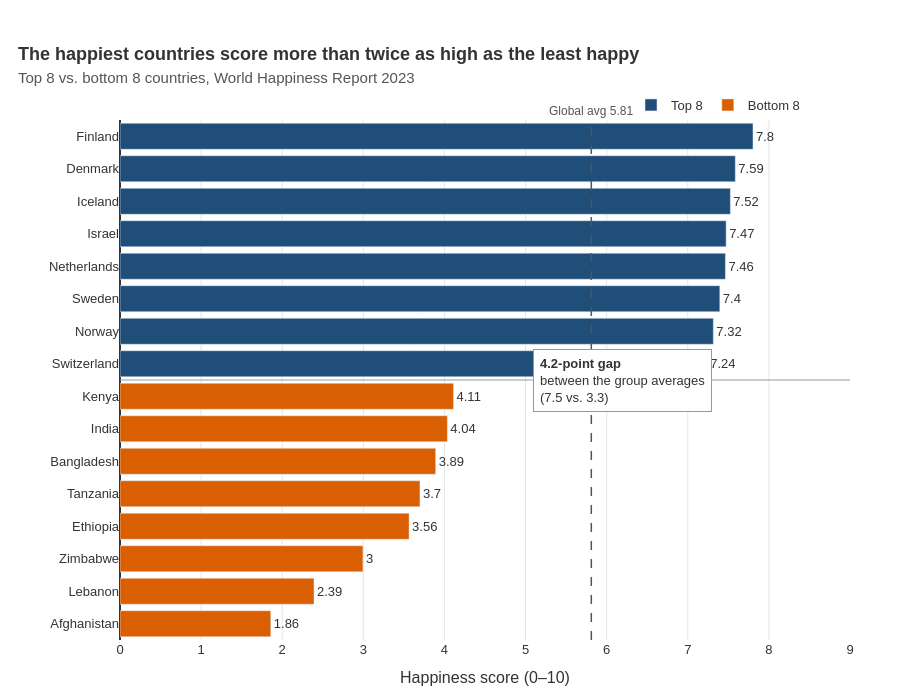

The notebook cell saved with this chart:
### Markdown cell above
---
## Task 2 — Bottom vs. Top: A Contrast Story

**What to build:** A bar chart that highlights the **gap between the happiest and least happy countries**, focusing on a specific insight.

**Requirements:**
- Show the **top 8 AND bottom 8 countries** together (16 bars total)
- Use **colour** to distinguish the two groups (not Plotly's default rainbow)
- Add a **visual separator or annotation** that emphasises the gap
- Insight title that tells the story of the gap

**Hint:** Use `pd.concat([df.nlargest(8,'Happiness_Score'), df.nsmallest(8,'Happiness_Score')])` to get both groups.

**Stretch goal:** Add a vertical reference line showing the global average.

### Code cell
# Task 2: Top 8 vs. Bottom 8 contrast
# ------------------------------------

# Step 1: Get top and bottom countries
top8 = df.nlargest(8, 'Happiness_Score').copy()
top8['Group'] = 'Top 8'
bottom8 = df.nsmallest(8, 'Happiness_Score').copy()
bottom8['Group'] = 'Bottom 8'

combined = pd.concat([bottom8, top8]).sort_values('Happiness_Score')
global_avg = df['Happiness_Score'].mean()
print(f"Global average: {global_avg:.2f}")

# Step 2: Build your chart
# YOUR CODE HERE

# Step 2: Build your chart
color_map = {'Top 8': '#1f4e79', 'Bottom 8': '#d95f02'}
fig = go.Figure(go.Bar(
    x=combined['Happiness_Score'], y=combined['Country'], orientation='h',
    marker_color=combined['Group'].map(color_map),
    text=combined['Happiness_Score'].round(2), textposition='outside',
    cliponaxis=False, showlegend=False))

# Legend entries for the two groups (dummy traces)
for g, c in color_map.items():
    fig.add_trace(go.Bar(x=[None], y=[None], orientation='h', name=g, marker_color=c))

# Stretch goal: global average reference line
fig.add_vline(x=global_avg, line_dash='dash', line_color='#555', line_width=1.5)
fig.add_annotation(x=global_avg, y=1.0, yref='paper', yanchor='bottom',
                   text=f'Global avg {global_avg:.2f}', showarrow=False,
                   font=dict(size=12, color='#555'))

# Visual separator between the two groups (between bar 8 and 9)
fig.add_hline(y=7.5, line_color='#999', line_width=1)

# Annotation emphasising the gap
gap = top8['Happiness_Score'].mean() - bottom8['Happiness_Score'].mean()
fig.add_annotation(
    x=6.2, y=7.5, xref='x', yref='y', showarrow=False, align='left',
    text=f'<b>{gap:.1f}-point gap</b><br>between the group averages<br>'
         f'({top8["Happiness_Score"].mean():.1f} vs. {bottom8["Happiness_Score"].mean():.1f})',
    bgcolor='white', bordercolor='#999', borderwidth=1, borderpad=6,
    font=dict(size=13))

fig.update_layout(
    title=dict(text='<b>The happiest countries score more than twice as high as the least happy</b><br>'
                    '<span style="font-size:15px;color:#555">Top 8 vs. bottom 8 countries, '
                    'World Happiness Report 2023</span>',
               x=0.02, xanchor='left'),
    xaxis=dict(range=[0, 9], title='Happiness score (0–10)',
               gridcolor='#e6e6e6', zeroline=True, zerolinecolor='#333'),
    yaxis=dict(title=None),
    plot_bgcolor='white', paper_bgcolor='white',
    font=dict(family='Arial', size=13, color='#333'),
    legend=dict(orientation='h', yanchor='bottom', y=1.0, x=0.7),
    margin=dict(t=120, l=120, r=50, b=60),
    height=700, width=900)

fig.show()

### Figure 1 — Plotly figure (JSON) as saved in the notebook; plotly's stock layout.template omitted (floating-point values rounded to 4 significant figures)
{"data": [{"cliponaxis": false, "marker": {"color": ["#d95f02", "#d95f02", "#d95f02", "#d95f02", "#d95f02", "#d95f02", "#d95f02", "#d95f02", "#1f4e79", "#1f4e79", "#1f4e79", "#1f4e79", "#1f4e79", "#1f4e79", "#1f4e79", "#1f4e79"]}, "orientation": "h", "showlegend": false, "text": [1.86, 2.39, 3.0, 3.56, 3.7, 3.89, 4.04, 4.11, 7.24, 7.32, 7.4, 7.46, 7.47, 7.52, 7.59, 7.8], "textposition": "outside", "type": "bar", "x": [1.859, 2.392, 2.995, 3.564, 3.698, 3.892, 4.036, 4.112, 7.24, 7.315, 7.395, 7.464, 7.473, 7.525, 7.586, 7.804], "y": ["Afghanistan", "Lebanon", "Zimbabwe", "Ethiopia", "Tanzania", "Bangladesh", "India", "Kenya", "Switzerland", "Norway", "Sweden", "Netherlands", "Israel", "Iceland", "Denmark", "Finland"]}, {"marker": {"color": "#1f4e79"}, "name": "Top 8", "orientation": "h", "type": "bar", "x": [null], "y": [null]}, {"marker": {"color": "#d95f02"}, "name": "Bottom 8", "orientation": "h", "type": "bar", "x": [null], "y": [null]}], "layout": {"annotations": [{"font": {"color": "#555", "size": 12}, "showarrow": false, "text": "Global avg 5.81", "x": 5.811, "y": 1, "yanchor": "bottom", "yref": "paper"}, {"align": "left", "bgcolor": "white", "bordercolor": "#999", "borderpad": 6, "borderwidth": 1, "font": {"size": 13}, "showarrow": false, "text": "<b>4.2-point gap</b><br>between the group averages<br>(7.5 vs. 3.3)", "x": 6.2, "xref": "x", "y": 7.5, "yref": "y"}], "font": {"color": "#333", "family": "Arial", "size": 13}, "height": 700, "legend": {"orientation": "h", "x": 0.7, "y": 1, "yanchor": "bottom"}, "margin": {"b": 60, "l": 120, "r": 50, "t": 120}, "paper_bgcolor": "white", "plot_bgcolor": "white", "shapes": [{"line": {"color": "#555", "dash": "dash", "width": 1.5}, "type": "line", "x0": 5.811, "x1": 5.811, "xref": "x", "y0": 0, "y1": 1, "yref": "y domain"}, {"line": {"color": "#999", "width": 1}, "type": "line", "x0": 0, "x1": 1, "xref": "x domain", "y0": 7.5, "y1": 7.5, "yref": "y"}], "title": {"text": "<b>The happiest countries score more than twice as high as the least happy</b><br><span style=\"font-size:15px;color:#555\">Top 8 vs. bottom 8 countries, World Happiness Report 2023</span>", "x": 0.02, "xanchor": "left"}, "width": 900, "xaxis": {"gridcolor": "#e6e6e6", "range": [0, 9], "title": {"text": "Happiness score (0–10)"}, "zeroline": true, "zerolinecolor": "#333"}, "yaxis": {"title": {}}}}
